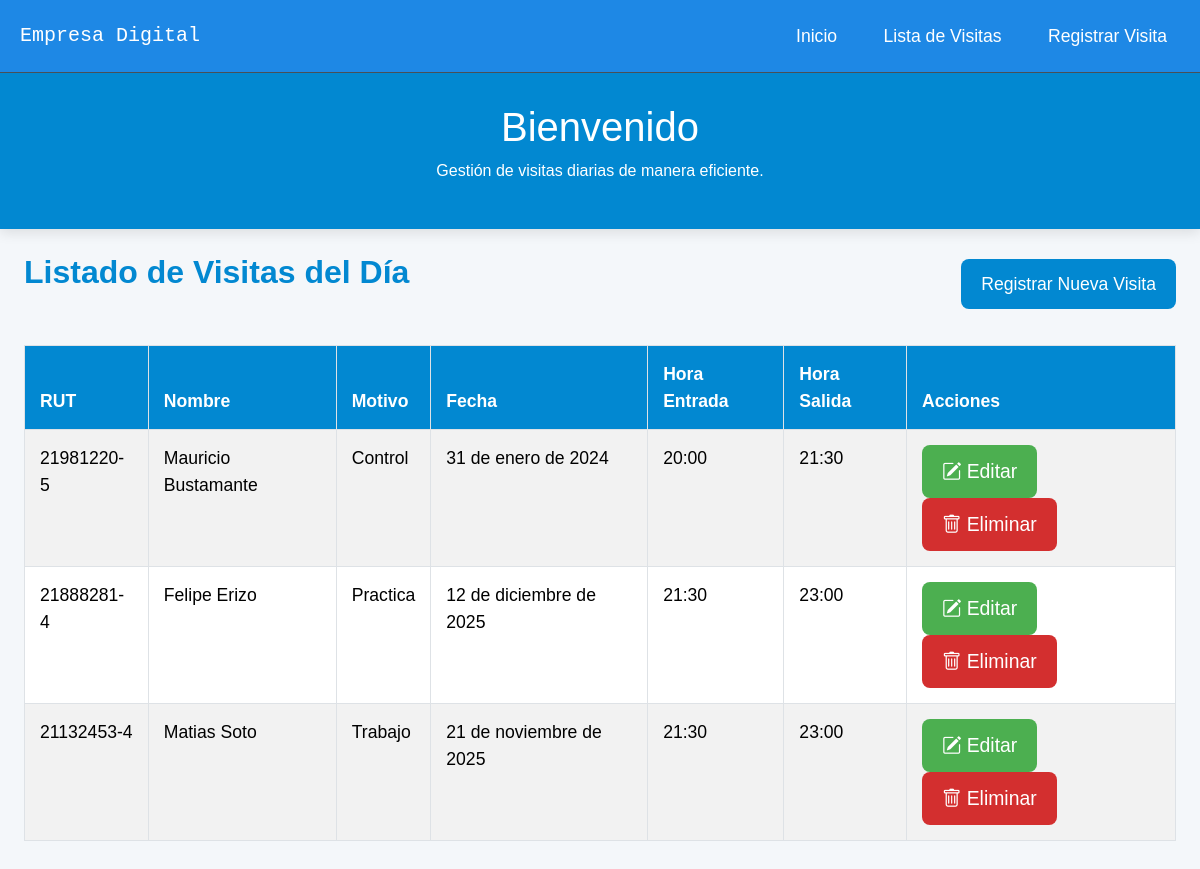
The page / on the database its author committed.
### SistemaRegistros/models.py (models this page shows, shortened)
class Visita(models.Model):
    rut = models.CharField(max_length=10, unique=True)
    nombre = models.CharField(max_length=50)
    motivo_visita = models.TextField(max_length=200)
    fecha_visita = models.DateField()
    hora_entrada = models.TimeField()
    hora_salida = models.TimeField()

### SistemaRegistros/views.py (the view)
# urls.py: path("", views.lista_visitas, name="lista_visitas"),
def lista_visitas(request):
    visitas = Visita.objects.all()
    return render(request, 'SistemaRegistros/lista_visitas.html', {'visitas': visitas})

### SistemaRegistros/templates/SistemaRegistros/lista_visitas.html (shortened to what this page needs)
{% extends 'SistemaRegistros/base.html' %}
{% block content %}
    <section class="seccion-bienvenida">
        <div class="contenedor-texto text-center">
            <h1>Bienvenido</h1>
            <p>Gestión de visitas diarias de manera eficiente.</p>
        </div>
    </section>
    <section class="seccion-listado">
        <div class="container-fluid p-4">
            <div class="d-flex justify-content-between align-items-center">
                <h2 class="mb-4">Listado de Visitas del Día</h2>
                <a href="{% url 'registrar_visita' %}" class="btn btn-primary">Registrar Nueva Visita</a>
            </div>
            <table class="table table-striped table-bordered">
                <thead class="thead-dark">
                    <tr>
                        <th scope="col">RUT</th>
                        <th scope="col">Nombre</th>
                        <th scope="col">Motivo</th>
                        <th scope="col">Fecha</th>
                        <th scope="col">Hora Entrada</th>
                        <th scope="col">Hora Salida</th>
                        <th scope="col">Acciones</th>
                    </tr>
                </thead>
                <tbody>
                    {% for visita in visitas %}
                        <tr>
                            <td>{{ visita.rut }}</td>
                            <td>{{ visita.nombre }}</td>
                            <td>{{ visita.motivo_visita }}</td>
                            <td>{{ visita.fecha_visita }}</td>
                            <td>{{ visita.hora_entrada }}</td>
                            <td>{{ visita.hora_salida }}</td>
                            <td>
                                <a href="{% url 'editar_visita' visita.rut %}" class="btn btn-success"><i class="bi bi-pencil-square"></i> Editar</a>
                                <a href="{% url 'eliminar_visita' visita.rut %}" class="btn btn-danger"><i class="bi bi-trash"></i> Eliminar</a>
                            </td>
                        </tr>
                    {% endfor %}
                </tbody>
            </table>
        </div>
    </section>
{% endblock %}

### SistemaRegistros/templates/SistemaRegistros/base.html (shortened to what this page needs)
{% load static %}
<!DOCTYPE html>
<html lang="es">
<head>
    <link href="https://cdn.jsdelivr.net/npm/bootstrap@5.3.8/dist/css/bootstrap.min.css" rel="stylesheet">
    <link href="https://cdn.jsdelivr.net/npm/bootstrap-icons@1.10.5/font/bootstrap-icons.css" rel="stylesheet">
    <link rel="stylesheet" href="{% static 'SistemaRegistros/css/base.css' %}">
</head>
<body>
    <nav class="navbar border-bottom border-body" data-bs-theme="dark">
        <div class="container-fluid">
            <a class="navbar-brand m-2" href="{% url 'lista_visitas' %}" style="font-family: monospace;">
                Empresa Digital
            </a>
            <div>
                <a class="btn btn-outline-lt mxigh-2" href="{% url 'lista_visitas' %}">Inicio</a>
                <a class="btn btn-outline-lt mxigh-2" href="{% url 'lista_visitas' %}">Lista de Visitas</a>
                <a class="btn btn-outline-lt mxigh-2" href="{% url 'registrar_visita' %}">Registrar Visita</a>
            </div>
        </div>
    </nav>
    {% block content %}
    {% endblock %}
</body>
</html>

### SistemaRegistros/static/SistemaRegistros/css/base.css (style rules this page uses)
body { font-family: 'Arial', sans-serif; background-color: #F4F7FA; }
.navbar { background-color: #1E88E5; color: white; }
.navbar a { color: white !important; }
.seccion-bienvenida { background-color: #0288D1; color: white; padding: 30px; text-align: center; box-shadow: 0 4px 12px rgba(0, 0, 0, 0.1); }
h2 { color: #0288D1; font-weight: bold; }
.btn { padding: 12px 20px; border-radius: 8px; text-align: center; font-size: 1.1em; transition: all 0.3s ease; }
.btn-primary { background-color: #0288D1; color: white; border: none; }
.btn-success { background-color: #4CAF50; color: white; border: none; }
.btn-danger { background-color: #D32F2F; color: white; border: none; }
.text-center { text-align: center; }
.table { width: 100%; margin-top: 30px; background-color: #fff; border-radius: 8px; }
.table th, .table td { padding: 15px; text-align: left; font-size: 1.1em; }
.table th { background-color: #0288D1; color: white; }
.table-striped tbody tr:nth-of-type(odd) { background-color: #E3F2FD; }

### rows shown on the page
Visita: rut "21981220-5", nombre "Mauricio Bustamante", motivo_visita "Control", fecha_visita "31 de enero de 2024", hora_entrada "20:00", hora_salida "21:30"
Visita: rut "21888281-4", nombre "Felipe Erizo", motivo_visita "Practica", fecha_visita "12 de diciembre de 2025", hora_entrada "21:30", hora_salida "23:00"
Visita: rut "21132453-4", nombre "Matias Soto", motivo_visita "Trabajo", fecha_visita "21 de noviembre de 2025", hora_entrada "21:30", hora_salida "23:00"
